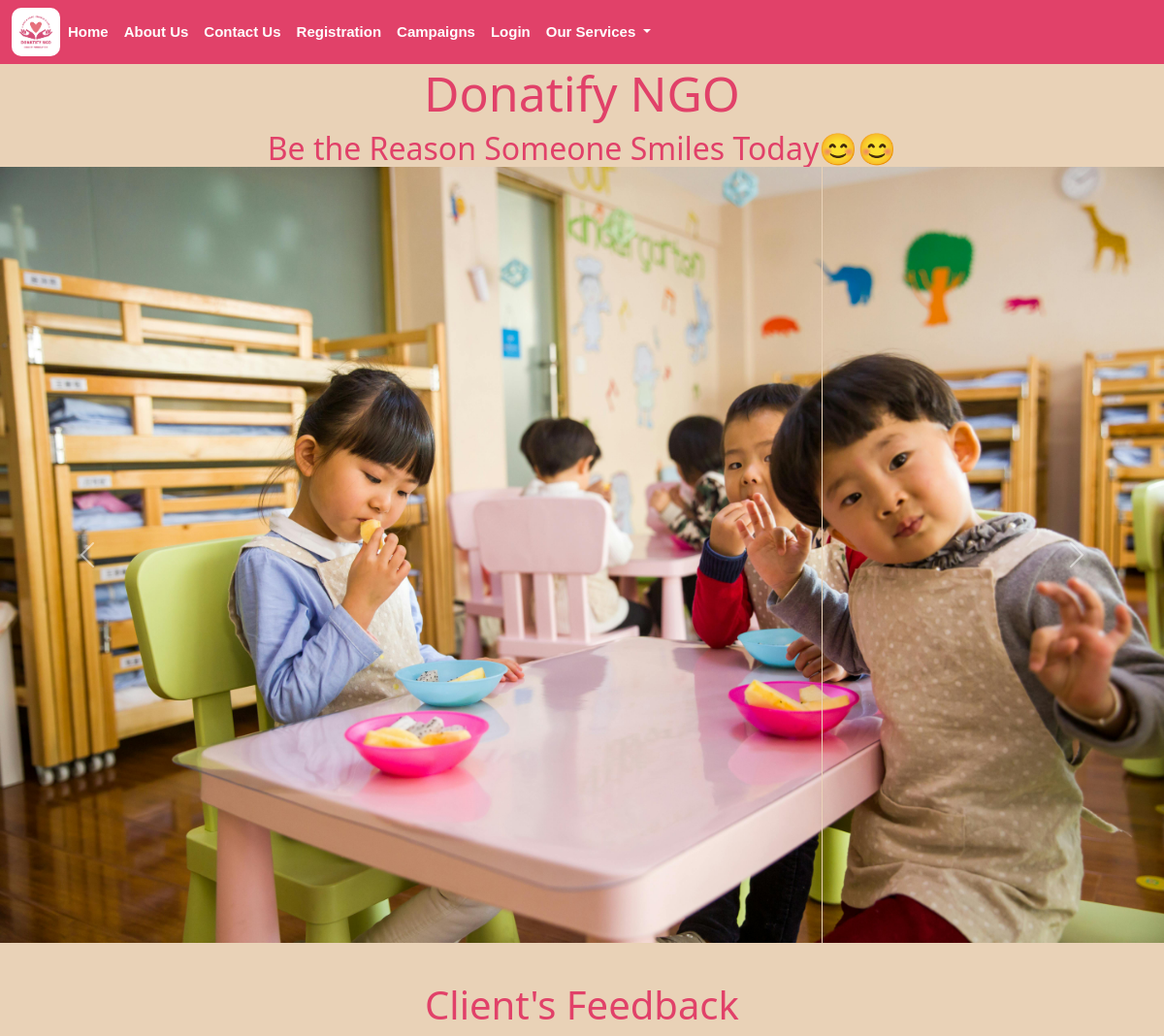
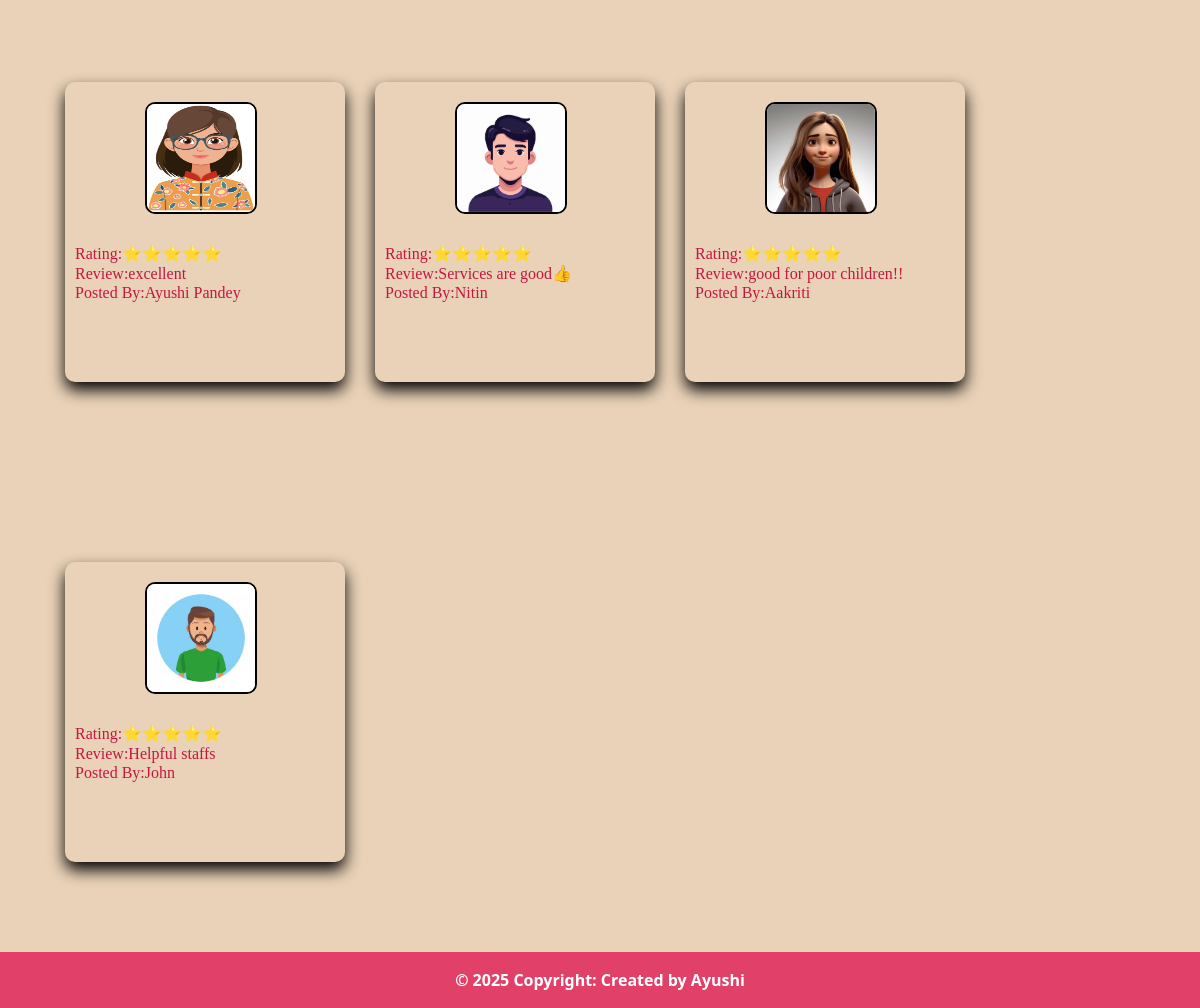
The page / on the database its author committed (2 pictures, top to bottom).
### ngo_app/models.py (models this page shows)
class User(models.Model):
    name=models.CharField(max_length=50,null=False)     #num=False is default in Django#
    email=models.EmailField(max_length=50,null=False,primary_key=True)
    password=models.CharField(max_length=50,null=False)
    phone=models.CharField(max_length=13,null=False)
    profile_pic=models.FileField(upload_to="user_pic/",default="")
    date=models.DateField(default=timezone.now)

class FeedBack(models.Model):
    name=models.CharField(max_length=50,null=False)     #num=False is default in Django#
    email=models.EmailField(max_length=50,null=False,primary_key=True)
    rating=models.CharField(max_length=5,null=False)
    remarks=models.TextField(default="")
    date=models.DateField(default=timezone.now)

### ngo_app/views.py (the view)
# urls.py: path("",views.home,name="home"),
def home(request):
    feedback=FeedBack.objects.all()
    data=[]
    for f in feedback:
       data.append(
          {
             "rating":f.rating,
             "remarks":f.remarks,
             "name":f.name,
             "profile_pic":User.objects.get(email=f.email).profile_pic
          }
       )
    feedback_dict={
       "feedback_key":data
    }
    return render(request,'ngo_app/html/index.html',feedback_dict)

### ngo_app/templates/ngo_app/html/index.html (shortened to what this page needs)
<!DOCTYPE html>
{% load static %}
<html lang="en">
<head>
    {% include 'ngo_app/common/common_css.html' %}
</head>
<body class="bgimg">
    <div class="main-div">
        {% include 'ngo_app/common/header.html' %}
        <div style="text-align: center;color: rgb(225, 65, 105); background-color:#e9d2b7;">
            <h1 style="font-size: 50px;">Donatify NGO</h1>
            <h2 style="margin-bottom: 0px;"> Be the Reason Someone Smiles Today😊😊 </h2>
        </div>
        <div id="carouselExample" class="carousel slide" data-bs-ride="carousel">
            <div class="carousel-inner">
                <div class="carousel-item active">
                    <img src="{% static 'ngo_app/images/education3.jpg' %}" class="d-block w-100" alt="...">
                </div>
            </div>
            <button class="carousel-control-prev" type="button" data-bs-target="#carouselExample" data-bs-slide="prev">
                <span class="carousel-control-prev-icon" aria-hidden="true"></span>
            </button>
            <button class="carousel-control-next" type="button" data-bs-target="#carouselExample" data-bs-slide="next">
                <span class="carousel-control-next-icon" aria-hidden="true"></span>
            </button>
        </div>
        <div class="fluid-container d-flex justify-content-center" style="background-color:#e9d2b7;">
            <h5 style="text-align:center; margin-bottom:0px;font-size:40px;color:rgb(225, 65, 105);margin-top:40px">Client's Feedback
            </h5>
        </div>
        <div class="feedback-div" style="background-color:#e9d2b7;">
            {% for f in feedback_key %}
            <div class="feedback-card">
                <img src="/media/{{f.profile_pic}}" alt="">
                <h6> Rating:{{f.rating}}</h6>
                <h6> Review:{{f.remarks}}</h6>
                <h6> Posted By:{{f.name}}</h6>
            </div>
            {%endfor%}
        </div>
    </div>
    {% include 'ngo_app/common/footer.html' %}
</body>
</html>

### ngo_app/templates/ngo_app/common/common_css.html (shortened to what this page needs)
{% load static %}
<link href="https://cdn.jsdelivr.net/npm/bootstrap@5.0.2/dist/css/bootstrap.min.css" rel="stylesheet">
<link rel="stylesheet" href="https://cdnjs.cloudflare.com/ajax/libs/font-awesome/6.7.2/css/all.min.css">
<link rel="stylesheet" href="{% static 'ngo_app/css/style.css' %}">

### ngo_app/templates/ngo_app/common/header.html (shortened to what this page needs)
{% load static %}
<nav class="navbar navbar-expand-lg" style="background-color:rgb(225, 65, 105);">
  <div class="container-fluid">
    <img src="{% static 'ngo_app/images/logo.png' %}"alt="" style="width:50px; height:50px; border-radius:20%">
    <div class="collapse navbar-collapse" id="navbarSupportedContent">
      <ul class="navbar-nav me-auto mb-2 mb-lg-0">
        <li class="nav-item">
          <a class="nav-link active" aria-current="page" href="/">Home</a>
        </li>
        <li class="nav-item">
          <a class="nav-link" href="/about/">About Us</a>
        </li>
        <li class="nav-item">
          <a class="nav-link" href="/contact/">Contact Us</a>
        </li>
        <li class="nav-item">
          <a class="nav-link" href="/user_registration/">Registration</a>
        </li>
        <li class="nav-item">
          <a class="nav-link" href="/view_campaigns/">Campaigns</a>
        </li>
         <li class="nav-item">
          <a class="nav-link" href="/user_login/">Login</a>
        </li>
        <li class="nav-item dropdown">
          <a class="nav-link dropdown-toggle" href="#" id="navbarDropdown" role="button" data-bs-toggle="dropdown"
            aria-expanded="false">
            Our Services
          </a>
        </li>
      </ul>
    </div>
  </div>
</nav>

### ngo_app/templates/ngo_app/common/footer.html
<footer class="bg-body-tertiary text-center text-lg-start">
  <div class="text-center p-3" style="background-color:rgb(225, 65, 105);font-weight: 600; color:white">
    © 2025 Copyright: Created by Ayushi
  </div>
</footer>

### ngo_app/static/ngo_app/css/style.css (style rules this page uses)
body,html { min-height:100vh; display:flex; flex-direction:column; }
.main-div { flex:1; }
* { box-sizing:border-box; }

### ngo_app/templates/ngo_app/html/index.html (style rules this page uses)
.w-100 { height: 100vh; }
.bgimg { background-color:#e9d2b7 ; background-repeat: no-repeat; background-position: center; background-size: cover; }
.feedback-div { display: flex; margin-left: 50px; flex-wrap: wrap; }
.feedback-card { width: 280px; height: 300px; margin: 15px; border-radius: 10px; transition: transform 0.5s; box-shadow: 0 8px 16px rgb(0, 0, 0.8); margin-bottom: 90px; margin-top: 90px; padding-top: 20px; }
.feedback-card img { width: 40%; height: 40%; margin-left: 80px; margin-bottom: 30px; border-radius: 10px; border: 2px solid black; display: inline; margin-right: 10px; }
h6 { color:rgb(197, 22, 66); font-family: Verdana; margin-left: 10px; margin-bottom: 0px; }

### ngo_app/templates/ngo_app/common/header.html (style rules this page uses)
.nav-link,.dropdown-item { color:white !important; font-size: 15px; font-family:Arial, Helvetica, sans-serif; font-weight: 600; }
.nav-item,.nav-link { color:white !important; }

### rows shown on the page
User: profile_pic (picture)
FeedBack: rating "⭐⭐⭐⭐⭐", remarks "excellent", name "Ayushi Pandey"
User: profile_pic (picture)
FeedBack: rating "⭐⭐⭐⭐⭐", remarks "Services are good👍", name "Nitin"
User: profile_pic (picture)
FeedBack: rating "⭐⭐⭐⭐⭐", remarks "good for poor children!!", name "Aakriti"
User: profile_pic (picture)
FeedBack: rating "⭐⭐⭐⭐⭐", remarks "Helpful staffs", name "John"
